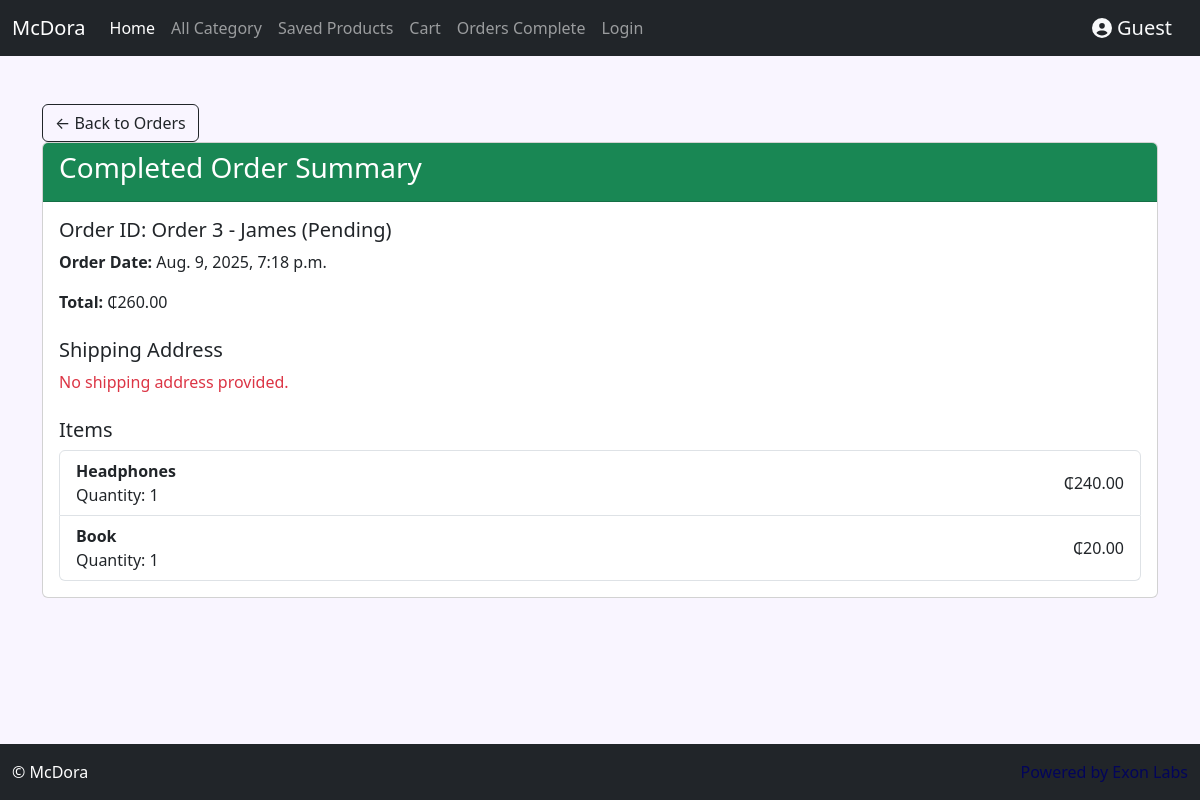
The page /order_detail/3/ on the database its author committed.
### store/models.py (models this page shows, shortened)
class Order(models.Model):
    cart = models.OneToOneField('Cart', on_delete=models.CASCADE)  # one cart becomes one order
    customer = models.ForeignKey(User, on_delete=models.CASCADE)
    payment = models.ForeignKey(Transaction, on_delete=models.SET_NULL, null=True)  # Paystack or other payment reference
    shipping_address = models.ForeignKey('ShippingAddress', on_delete=models.SET_NULL, null=True, blank=True)
    status = models.ForeignKey(OrderStatus, on_delete=models.SET_NULL, null=True)  # linked to OrderStatus
    created_at = models.DateTimeField(auto_now_add=True)
    updated_at = models.DateTimeField(auto_now=True)
    @property
    def total_price(self):
        return self.cart.cart_total_price
    def __str__(self):
        return f"Order {self.id} - {self.customer.username} ({self.status})"

class OrderStatus(models.Model):
    status = models.CharField(max_length=50, unique=True)
    created_date = models.DateTimeField(auto_now_add=True)
    def __str__(self):
        return self.status

class Cart(models.Model):
    created_at = models.DateTimeField(auto_now_add=True)
    complete = models.BooleanField(default=False)
    customer = models.ForeignKey('Customer', on_delete=models.CASCADE, null=True, blank=True)
    @property
    def cart_total_price(self):
        return sum(item.item_total_price for item in self.cartitem_set.all())

class CartItem(models.Model):
    product = models.ForeignKey(Product, on_delete=models.CASCADE, null=True)
    cart = models.ForeignKey(Cart, on_delete=models.CASCADE, null=True)
    quantity = models.IntegerField(default=0, null=True)
    @property
    def item_total_price(self):
        return self.product.price * self.quantity

class Product(models.Model):
    name = models.CharField(max_length=100, null=True)
    description = models.TextField(null=True)
    category = models.ForeignKey(Category, on_delete=models.SET_NULL, related_name='products', null=True)
    brand = models.ForeignKey(Brand, on_delete=models.SET_NULL, related_name='products', null=True)
    product_status = models.ForeignKey(ProductStatus, on_delete=models.SET_NULL, null=True)
    image = models.ImageField(upload_to= 'products/', null=True, blank=True)
    product_document = models.ForeignKey(ProductDocument, on_delete=models.SET_NULL, null=True, blank=True)
    price = models.DecimalField(max_digits=10, decimal_places=2, null=True)
    date_created = models.DateTimeField(auto_now_add=True, null=True)
    creator = models.ForeignKey(User, on_delete=models.SET_NULL, null=True)

### store/views.py (the view)
# urls.py: path('order_detail/<int:id>/', views.order_detail, name='order_detail'),
def order_detail(request, id):
    order = get_object_or_404(Order, id=id)
    items = CartItem.objects.select_related('product').filter(cart=order.cart)
    context = {'order': order, 'items': items}
    return render(request, 'order_detail.html', context)

### store/templates/order_detail.html (shortened to what this page needs)
{% extends 'base.html' %}
{% block content %}
<div class="container mt-5">
    <a class="btn btn-outline-dark" href="{% url 'orders' %}">&#x2190; Back to Orders</a>
  <div class="card">
    <div class="card-header bg-success text-white">
      <h3>Completed Order Summary</h3>
    </div>
    <div class="card-body">
      {% if order %}
        <h5 class="card-title">Order ID: {{ order }}</h5>
        <p class="card-text"><strong>Order Date:</strong> {{ order.created_at }}</p>
        <p class="card-text"><strong>Total:</strong> ₵{{ order.total_price }}</p>
        <h5 class="mt-4">Shipping Address</h5>
        {% if shipping_address %}
          <p>{{ shipping_address.address }}</p>
          <p>{{ shipping_address.city }}, {{ shipping_address.zipcode }}</p>
          <p>{{ shipping_address.country }}</p>
        {% else %}
          <p class="text-danger">No shipping address provided.</p>
        {% endif %}
        <h5 class="mt-4">Items</h5>
        <ul class="list-group">
          {% for item in items %}
            <li class="list-group-item d-flex justify-content-between align-items-center">
              <div>
                <strong>{{ item.product.name }}</strong><br>
                Quantity: {{ item.quantity }}
              </div>
              <span>₵{{ item.item_total_price }}</span>
            </li>
          {% endfor %}
        </ul>
      {% else %}
        <p class="text-muted mt-3">No completed cart found.</p>
      {% endif %}
    </div>
  </div>
</div>
{% endblock %}

### rows shown on the page
Order: id+customer+status "Order 3 - James (Pending)", created_at "Aug. 9, 2025, 7:18 p.m.", total_price "260.00"
CartItem: product.name "Headphones", quantity "1", item_total_price "240.00"
CartItem: product.name "Book", quantity "1", item_total_price "20.00"
